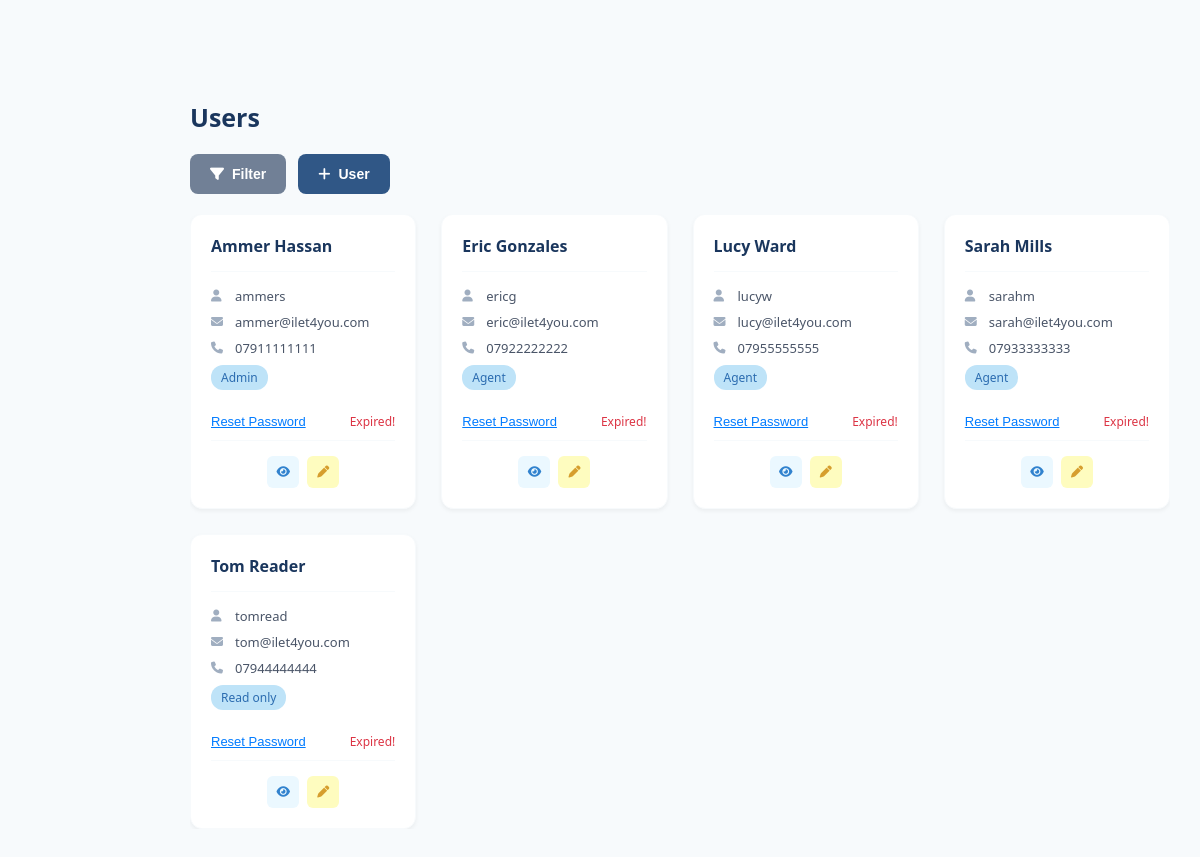
The page /users.php (signed in) on the database its author committed.
### tables this page shows
CREATE TABLE users (
    user_id INTEGER PRIMARY KEY AUTOINCREMENT,
    username TEXT NOT NULL,
    name TEXT NOT NULL,
    phone TEXT NOT NULL,
    email TEXT NOT NULL,
    password TEXT NOT NULL,
    password_reset_date TEXT NOT NULL,
    id_number TEXT NOT NULL,
    id_expiry_date TEXT NOT NULL,
    role TEXT NOT NULL CHECK (role IN ('admin','agent','read_only')),
    archived INTEGER NOT NULL CHECK (archived IN (0,1)),
    date_archived TEXT
);

### users.php (the view, shortened to what this page needs)
<?php
$dbPath = __DIR__ . '/database.db';
try {
    $pdo = new PDO('sqlite:' . $dbPath);
    $pdo->setAttribute(PDO::ATTR_ERRMODE, PDO::ERRMODE_EXCEPTION);
} catch (PDOException $e) {
    die('DB connection failed: ' . $e->getMessage());
}
$stmt = $pdo->query("
    SELECT
        user_id,
        username,
        name,
        email,
        phone,
        role,
        password_reset_date
    FROM users
    WHERE archived = 0
    ORDER BY name
");
$users = $stmt->fetchAll(PDO::FETCH_ASSOC);
?>
<!DOCTYPE html>
<html lang="en">
<head>
    <link rel="stylesheet" href="https://cdnjs.cloudflare.com/ajax/libs/font-awesome/6.5.1/css/all.min.css">
    <link rel="stylesheet" href="style.css">
    <link rel="stylesheet" href="tables.css">
</head>
<body onload="CallNavbar(); loadModals();">
    <main class="main-content">
        <h1 class="page-title">Users</h1>
        <div class="main-container">
            <div class="controls-row">
                <button class="btn-filter-toggle" id="filterToggle" onclick="toggleFilter()">
                    <i class="fa-solid fa-filter"></i> Filter
                </button>
                <button class="btn-add blue" onclick="openAddUserModal()">
                    <i class="fa-solid fa-plus"></i> User
                </button>
            </div>
            <div class="cards-container">
                <div class="cards-grid" id="usersGrid">
                    <?php foreach ($users as $user):
                        $roleDisplay = ucfirst(str_replace('_', ' ', $user['role']));
                        $daysRemainingText = '';
                        $expired = false;
                        if (!empty($user['password_reset_date'])) {
                            $lastReset = new DateTime($user['password_reset_date']);
                            $today = new DateTime();
                            $diffDays = $today->diff($lastReset)->days;
                            if ($diffDays >= 30) {
                                $expired = true;
                                $daysRemainingText = "Expired!";
                            } else {
                                $remaining = 30 - $diffDays;
                                $daysRemainingText = "$remaining days left";
                            }
                        } else {
                            $daysRemainingText = "Never set";
                        }
                        $color = '#7b8288';
                        if ($expired) {
                            $color = '#dc3545';
                        } elseif ($remaining <= 5) {
                            $color = '#fd7e14';
                        }
                    ?>
                    <div class="card" data-name="<?= strtolower($user['name']) ?>"
                        data-role="<?= htmlspecialchars($user['role']) ?>">
                        <div class="card-header">
                            <div class="card-name"><?= htmlspecialchars($user['name']) ?></div>
                        </div>
                        <div class="card-body">
                            <div class="card-detail">
                                <i class="fa-solid fa-user"></i>
                                <span><?= htmlspecialchars($user['username']) ?></span>
                            </div>
                            <div class="card-detail">
                                <i class="fa-solid fa-envelope"></i>
                                <span><?= htmlspecialchars($user['email']) ?></span>
                            </div>
                            <div class="card-detail">
                                <i class="fa-solid fa-phone"></i>
                                <span><?= htmlspecialchars($user['phone']) ?></span>
                            </div>
                            <span class="blue-badge"><?= htmlspecialchars($roleDisplay) ?></span>
                            <div
                                style="display:flex; justify-content:space-between; align-items:center; margin-top:8px; width:100%;">
                                <form method="POST">
                                    <button type="submit" class="reset-password-link"
                                        style="margin-bottom:10px; border:none;background:none;color:#007bff;cursor:pointer;text-decoration:underline;"
                                        onclick="return confirm('Reset password for <?= htmlspecialchars($user['name']) ?>?')">
                                        Reset Password
                                    </button>
                                </form>
                                <div style="font-size:12px; color: <?= $color ?>; margin-bottom:10px;">
                                    <?= $daysRemainingText ?>
                                </div>
                            </div>
                        </div>
                        <div class="action-buttons">
                            <button class="action-btn action-btn-view" title="View" onclick="viewUser(this)">
                                <i class="fa-solid fa-eye"></i>
                            </button>
                            <?php if (in_array($_SESSION['role'], ['admin', 'agent'])): ?>
                            <button class="action-btn action-btn-edit" title="Edit" onclick="editUser(this)">
                                <i class="fa-solid fa-pen"></i>
                            </button>
                            <?php endif; ?>
                        </div>
                    </div>
                    <?php endforeach; ?>
                </div>
            </div>
        </div>
    </main>
</body>
</html>

### style.css (style rules this page uses)
body { font-family: "Segoe UI", Tahoma, Geneva, Verdana, sans-serif; background: #f7fafc; color: #2d3748; min-height: 100vh; }
* { margin: 0; padding: 0; box-sizing: border-box; cursor: default; }
.main-content { margin-top: 70px; margin-left: 160px; padding: 30px; min-height: calc(100vh - 70px); max-width: calc(100vw - 160px); overflow-x: hidden; }
.page-title { font-size: 25px; font-weight: 700; color: #1a365d; margin-bottom: 20px; }

### tables.css (style rules this page uses)
.main-container { width: 100%; max-width: 100%; margin: 0 auto; }
.controls-row { display: flex; align-items: center; gap: 12px; margin-bottom: 20px; flex-wrap: wrap; }
.btn-filter-toggle { background: #718096; color: #ffffff; border: none; padding: 12px 20px; border-radius: 8px; font-size: 14px; font-weight: 600; cursor: pointer; transition: all 0.3s ease; display: flex; align-items: center; gap: 8px; white-space: nowrap; }
.btn-add { padding: 12px 20px; border-radius: 8px; font-size: 14px; font-weight: 600; cursor: pointer; transition: all 0.3s ease; display: flex; align-items: center; gap: 8px; border: none; white-space: nowrap; }
.btn-add.blue { background: #305786; color: #ffffff; }
.action-buttons { display: flex; gap: 8px; justify-content: center; }
.action-btn { width: 32px; height: 32px; border: none; border-radius: 6px; cursor: pointer; display: flex; align-items: center; justify-content: center; transition: all 0.2s ease; font-size: 12px; position: relative; z-index: 1; }
.action-btn-view { background: #ebf8ff; color: #3182ce; }
.action-btn-edit { background: #fefcbf; color: #d69e2e; }
@media (max-width: 1200px) { .controls-row { flex-wrap: wrap; } }
.cards-container { overflow: hidden; padding: 0px; }
.cards-grid { display: grid; grid-template-columns: repeat(4, 1fr); gap: 25px; }
.card { background: #ffffff; border-radius: 12px; box-shadow: 0 2px 4px rgba(0, 0, 0, 0.05); padding: 20px; transition: all 0.2s ease; border: 1px solid #f7fafc; height: 100%; display: flex; flex-direction: column; }
.card-header { margin-bottom: 15px; border-bottom: 1px solid #f7fafc; padding-bottom: 12px; }
.card-name { font-size: 16px; font-weight: 600; color: #1a365d; margin-bottom: 2px; }
.card-body { flex: 1; margin-bottom: auto; }
.card-detail { display: flex; align-items: center; gap: 8px; font-size: 13px; color: #4a5568; margin-bottom: 8px; }
.card-detail i { color: #a0aec0; width: 16px; font-size: 12px; }
.blue-badge { background: #bee3f8; color: #2b6cb0; padding: 4px 10px; border-radius: 12px; font-size: 12px; font-weight: 500; margin-bottom: 15px; display: inline-block; }
.card .action-buttons { margin-top: auto; padding-top: 15px; border-top: 1px solid #f7fafc; }
.reset-password-link { color: #3182ce; font-size: 13px; text-decoration: underline; cursor: pointer; display: block; text-align: center; margin-bottom: 10px; transition: color 0.2s ease; }

### rows shown on the page
users: name "Ammer Hassan", username "ammers", email "ammer@ilet4you.com", phone "07911111111", role "Admin", password_reset_date "Expired!"
users: name "Eric Gonzales", username "ericg", email "eric@ilet4you.com", phone "07922222222", role "Agent", password_reset_date "Expired!"
users: name "Lucy Ward", username "lucyw", email "lucy@ilet4you.com", phone "07955555555", role "Agent", password_reset_date "Expired!"
users: name "Sarah Mills", username "sarahm", email "sarah@ilet4you.com", phone "07933333333", role "Agent", password_reset_date "Expired!"
users: name "Tom Reader", username "tomread", email "tom@ilet4you.com", phone "07944444444", role "Read only", password_reset_date "Expired!"
